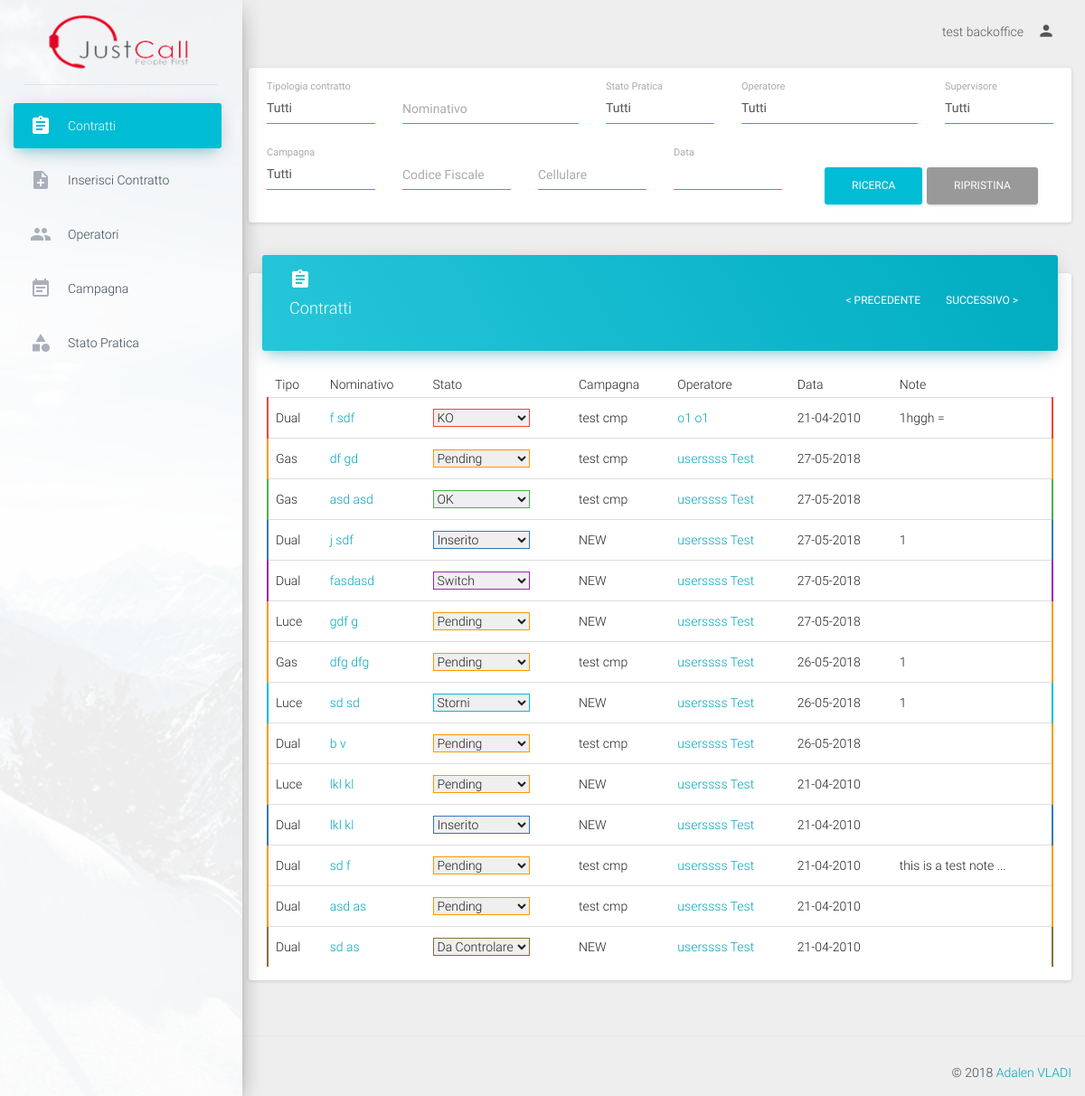
Screenshot of /backoffice/contracts (signed in) with the database file from the repository.
### tables this page shows
CREATE TABLE IF NOT EXISTS `contracts` (
  `contract_id` int(11) NOT NULL AUTO_INCREMENT,
  `contract_type` enum('luce','gas','dual') NOT NULL,
  `proposal_number` varchar(50) NOT NULL,
  `date` date NOT NULL,
  `ugm_cb` enum('true','false') NOT NULL DEFAULT 'false',
  `analisi_cb` enum('true','false') NOT NULL DEFAULT 'false',
  `iniziative_cb` enum('true','false') NOT NULL DEFAULT 'false',
  `toponimo` varchar(50) NOT NULL,
  `address` text NOT NULL,
  `civico` varchar(30) NOT NULL,
  `price` varchar(50) NOT NULL,
  `location` varchar(100) NOT NULL,
  `cap` varchar(50) NOT NULL,
  `uf_cap` varchar(50) NOT NULL,
  `ddf_cap` varchar(50) NOT NULL,
  `uf_toponimo` varchar(50) NOT NULL,
  `uf_address` text NOT NULL,
  `uf_civico` varchar(30) NOT NULL,
  `uf_price` varchar(50) NOT NULL,
  `uf_location` varchar(100) NOT NULL,
  `ddf_toponimo` varchar(50) NOT NULL,
  `ddf_address` text NOT NULL,
  `ddf_civico` varchar(30) NOT NULL,
  `ddf_price` varchar(50) NOT NULL,
  `ddf_location` varchar(100) NOT NULL,
  `ubicazione_fornitura` enum('resident','non_resident') NOT NULL,
  `domicillazione_documenti_fatture` enum('residenza','ubicazione_fornitura','altro') NOT NULL,
  `listino` varchar(50) NOT NULL,
  `gas_request_type` varchar(50) NOT NULL,
  `gas_pdr` varchar(50) NOT NULL,
  `gas_fornitore_uscente` varchar(50) NOT NULL,
  `gas_consume_annuo` varchar(50) NOT NULL,
  `gas_tipo_riscaldamento` enum('true','false') NOT NULL,
  `gas_tipo_cottura_acqua` enum('true','false') NOT NULL,
  `gas_remi` varchar(50) NOT NULL,
  `gas_matricola` varchar(50) NOT NULL,
  `luce_request_type` varchar(50) NOT NULL,
  `luce_pod` varchar(50) NOT NULL,
  `luce_fornitore_uscente` varchar(50) NOT NULL,
  `luce_opzione_oraria` varchar(50) NOT NULL,
  `luce_potenza` varchar(50) NOT NULL,
  `luce_tensione` varchar(50) NOT NULL,
  `luce_consume_annuo` varchar(50) NOT NULL,
  `fature_via_email` enum('true','false') NOT NULL,
  `operator` int(11) NOT NULL COMMENT 'user id',
  `status` int(11) NOT NULL DEFAULT '1' COMMENT 'status id',
  `cancellation_reason` varchar(100) NOT NULL,
  `gender` enum('male','female') NOT NULL,
  `rag_sociale` text NOT NULL,
  `first_name` varchar(50) NOT NULL,
  `last_name` varchar(50) NOT NULL,
  `bussines_name` varchar(50) NOT NULL,
  `client_type` enum('personal','intestario','delega') NOT NULL,
  `tel_number` varchar(30) NOT NULL,
  `alt_number` varchar(30) NOT NULL,
  `cel_number` varchar(30) NOT NULL,
  `cel_number2` varchar(30) NOT NULL,
  `cel_number3` varchar(30) NOT NULL,
  `email` varchar(50) NOT NULL,
  `alt_email` varchar(50) NOT NULL,
  `birth_nation` varchar(50) NOT NULL,
  `vat_number` varchar(50) NOT NULL,
  `partita_iva` varchar(50) NOT NULL,
  `birth_date` date NOT NULL,
  `birth_municipality` varchar(50) NOT NULL,
  `delega_first_name` varchar(50) NOT NULL,
  `delega_last_name` varchar(50) NOT NULL,
  `delega_vat_number` varchar(100) NOT NULL,
  `document_type` enum('id_card','passport','patent') NOT NULL,
  `document_number` varchar(100) NOT NULL,
  `document_date` date NOT NULL,
  `document_expiry` date NOT NULL,
  `iban_code` varchar(50) NOT NULL,
  `iban_accounthoder` varchar(50) NOT NULL,
  `iban_fiscal_code` varchar(50) NOT NULL,
  `payment_type` enum('postal','cc') NOT NULL,
  `note` text NOT NULL,
  `campaign` int(11) NOT NULL COMMENT 'campaign_id',
  `supervisor` int(11) NOT NULL COMMENT 'user_id',
  PRIMARY KEY (`contract_id`),
  UNIQUE KEY `contract_id_2` (`contract_id`),
  KEY `contract_id` (`contract_id`),
  KEY `contract_id_3` (`contract_id`),
  KEY `contract_id_4` (`contract_id`)
);

CREATE TABLE IF NOT EXISTS `campaigns` (
  `campaign_id` int(11) NOT NULL AUTO_INCREMENT,
  `campaign_name` varchar(50) NOT NULL,
  `campaign_description` text NOT NULL,
  PRIMARY KEY (`campaign_id`)
);

CREATE TABLE IF NOT EXISTS `users` (
  `user_id` int(11) NOT NULL AUTO_INCREMENT,
  `username` varchar(50) NOT NULL,
  `password` text NOT NULL,
  `first_name` varchar(50) NOT NULL,
  `last_name` varchar(50) NOT NULL,
  `role` enum('operator','supervisor','backoffice','admin','economist') NOT NULL DEFAULT 'operator',
  `supervisor` int(11) NOT NULL COMMENT 'user_id',
  PRIMARY KEY (`user_id`),
  KEY `user_id` (`user_id`)
);

### application/view/backoffice/contracts.php (the view, shortened to what the rows shown need)
<div class="content" style="margin-top: 20px">
                                    <?php
                                        $output='';
                                        foreach ($operators as $operator) {
                                            $output.='<option value="'.$operator->user_id.'" >'.$operator->first_name.' '.$operator->last_name.'</option>';
                                        }
                                    ?>
        <div class="row">
            <div class="col-md-12">
                <div class="card">
                    <div class="card-content table-responsive">
                        <table class="table table-hover">
                            <thead>
                                <th>Tipo</th>
                                <th>Nominativo</th>
                                <th>Stato</th>
                                <th>Campagna</th>
                                <th>Operatore</th>
                                <th>Data</th>
                                <th>Note</th>
                            </thead>
                            <tbody>
                                <?php
                                    $output='';
                                    foreach ($contracts as $contract) {
                                        $output.='<tr class="tdColor'.$contract->status.'">';
                                                    if ($contract->contract_type=='gas') {
                                                        $output.='<td>Gas</td>';
                                                    }elseif ($contract->contract_type=='luce') {
                                                        $output.='<td>Luce</td>';
                                                    }else {
                                                        $output.='<td>Dual</td>';
                                                    }
                                        $output.='<td><a href="viewContract/'.$contract->contract_id.'">'.$contract->first_name.' '.$contract->last_name.'</a></td>';
                                         $output.='<td><select class="ss'.$contract->contract_id.' statusColor'.$contract->status.'" onchange="editContractStatus('.$contract->contract_id.',Number(this.value))" id="status_select">';
                                                    foreach ($statuses as $key => $status) {
                                                        if ($status->status_id==$contract->status) {
                                                            $output.='<option class="oldstatus'.$contract->contract_id.'" value="'.$status->status_id.'" selected="">'.$status->status_name.'</option>';
                                                        }else{
                                                             $output.='<option value="'.$status->status_id.'">'.$status->status_name.'</option>';
                                                        }
                                                    }
                                        $output.='</select></td>';
                                                    foreach ($campaigns as $key => $campaign) {
                                                        if ($campaign->campaign_id==$contract->campaign) {
                                                            $campaign1=$campaign->campaign_name;
                                                            break;
                                                        }
                                                    }
                                        $output.='<td>'.$campaign1.'</td>';
                                                        foreach($operators as $user) {
                                                            if ($contract->operator == $user->user_id) {
                                                                $operator = $user;
                                                                break;
                                                            }
                                                        }
                                                        if (isset($operator)) {
                                                            $output.='<td><a href="viewUser/'.$operator->user_id.'">'.$operator->first_name.' '.$operator->last_name.'</td>';
                                                        } else {
                                                            $output.= '<td></td>';
                                                        }
                                        $note=(strlen($contract->note)>20)?substr($contract->note, 0,20).'...':$contract->note;
                                        $output.='<td>'.date('d-m-Y',strtotime($contract->date)).'</td>
                                                   <td title="'.$contract->note.'">'.$note.'</td>';
                                        $output.='</tr>';
                                    }
                                    echo $output;
                                 ?>
                            </tbody>
                        </table>
                    </div>
                </div>
            </div>
        </div>
    </div>

### rows the page displays
contracts: contract_type "Dual", first_name "f", last_name "sdf", date "21-04-2010", note "1hggh ="
campaigns: campaign_name "test cmp"
users: first_name "o1", last_name "o1"
contracts: contract_type "Gas", first_name "df", last_name "gd", date "27-05-2018"
users: first_name "userssss", last_name "Test"
contracts: contract_type "Gas", first_name "asd", last_name "asd", date "27-05-2018"
contracts: contract_type "Dual", first_name "j", last_name "sdf", date "27-05-2018", note "1"
campaigns: campaign_name "NEW"
contracts: contract_type "Dual", last_name "fasdasd", date "27-05-2018"
contracts: contract_type "Luce", first_name "gdf", last_name "g", date "27-05-2018"
contracts: contract_type "Gas", first_name "dfg", last_name "dfg", date "26-05-2018", note "1"
contracts: contract_type "Luce", first_name "sd", last_name "sd", date "26-05-2018", note "1"
contracts: contract_type "Dual", first_name "b", last_name "v", date "26-05-2018"
contracts: contract_type "Luce", first_name "lkl", last_name "kl", date "21-04-2010"
contracts: contract_type "Dual", first_name "lkl", last_name "kl", date "21-04-2010"
contracts: contract_type "Dual", first_name "sd", last_name "f", date "21-04-2010", note "this is a test note ..."
contracts: contract_type "Dual", first_name "asd", last_name "as", date "21-04-2010"
contracts: contract_type "Dual", first_name "sd", last_name "as", date "21-04-2010"

### other values shown
$_SESSION['full_name'] "test backoffice"
form field value "KO"
form field value "Pending"
form field value "OK"
form field value "Inserito"
form field value "Switch"
form field value "Storni"
form field value "Da Controlare"
